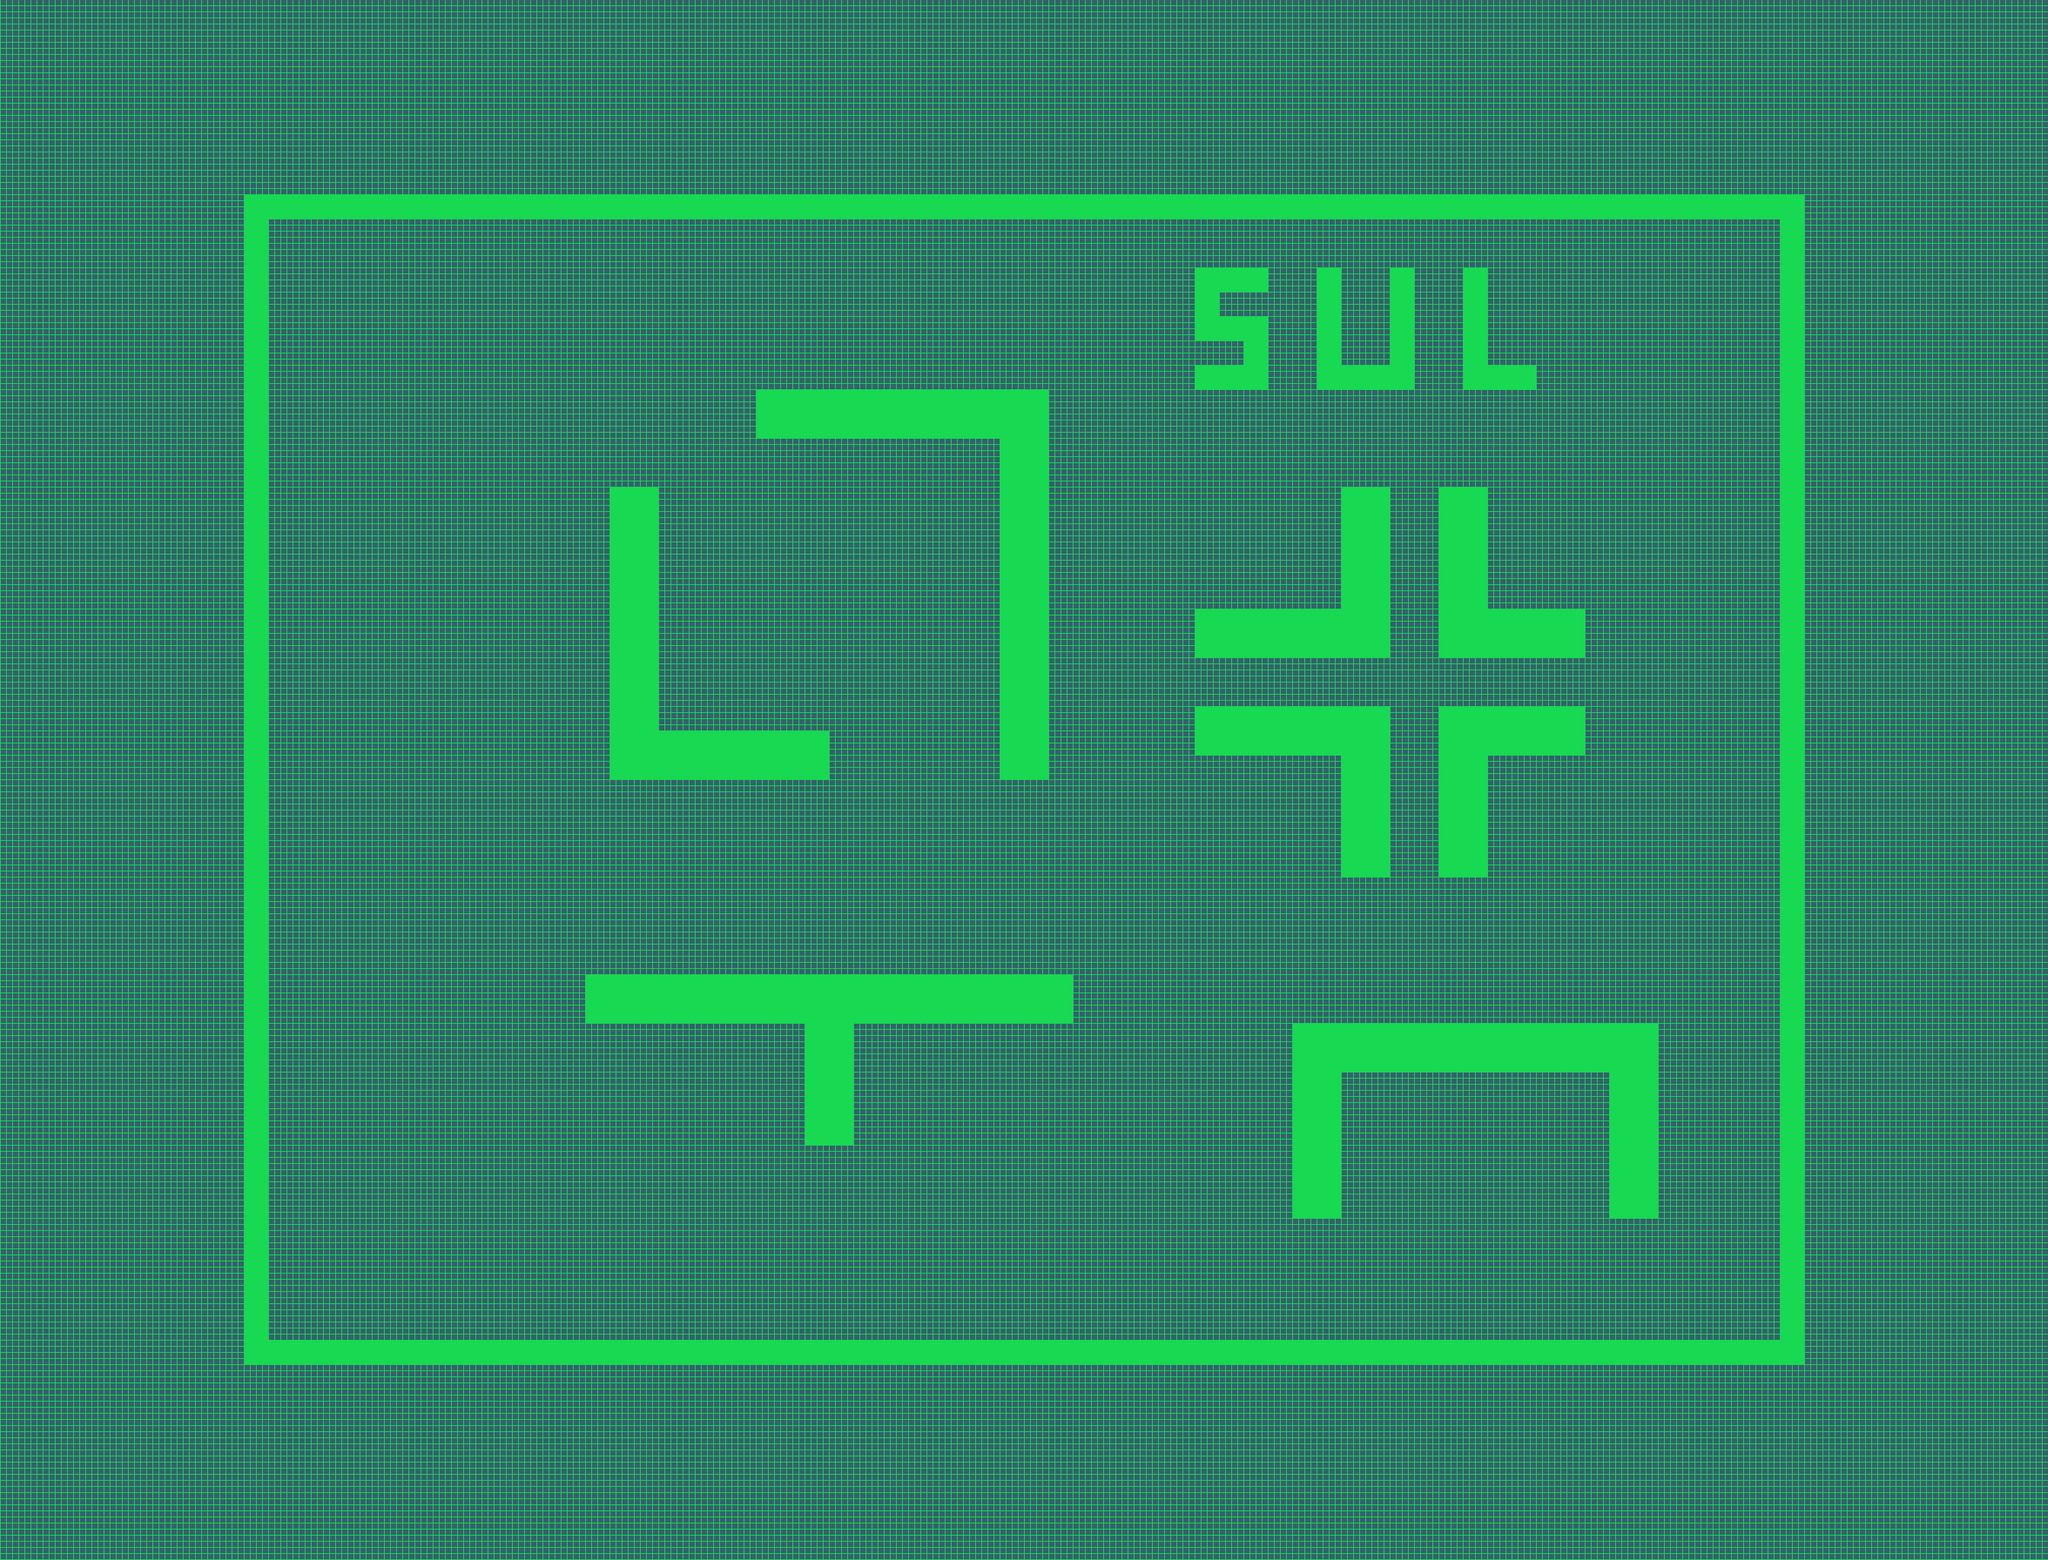

Below is a game level as drawn by its tile map, then a one-line description and the .tmx that defines it (tile-layer data replaced by summaries):
An orthogonal 84x64 tile map with 32x32 px tiles, 1 tile layer (Calque de Tile 1) and 8 objects (8x slot).

<map version="1.0" orientation="orthogonal" width="84" height="64" tilewidth="32" tileheight="32">
 <tileset firstgid="1" name="test_tilset" tilewidth="32" tileheight="32" spacing="1" margin="1">
  <image source="tileset/test_tilset.png" trans="ff00ff" width="67" height="34" />
  <tile id="1">
   <properties>
    <property name="collision" value="true" />
   </properties>
  </tile>
 </tileset>
 <layer name="Calque de Tile 1" width="84" height="64">
  <data>[5376 cells, 5376 non-empty, 2 distinct tile ids]</data>
 </layer>
 <objectgroup name="Calque d'objets 1" width="84" height="64">
  <object name="slot1" type="slot" x="442" y="334" width="43" height="45" />
  <object name="slot" type="slot" x="442" y="527" width="50" height="44" />
  <object name="slot" type="slot" x="456" y="1103" width="50" height="49" />
  <object name="slot" type="slot" x="462" y="1618" width="56" height="49" />
  <object name="slot" type="slot" x="2110" y="407" width="60" height="62" />
  <object name="slot" type="slot" x="1905" y="1221" width="66" height="72" />
  <object name="slot" type="slot" x="1376" y="1497" width="64" height="66" />
  <object name="slot" type="slot" x="1067" y="679" width="61" height="56" />
 </objectgroup>
</map>